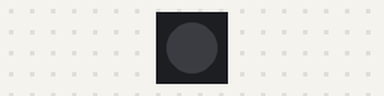
Bench run of a sketch on a simulated Arduino Uno, built with avr-gcc and run on an emulated ATmega328P. Parts: 1 RGB LEDs in strip order, left to right. Dim RGB values are drawn brighter than linear; what the sketch prints to the serial monitor is not drawn.

Above: at 0.37 s.
At 1.12 s:
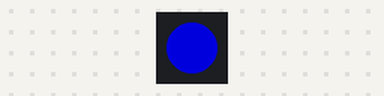
At 2.12 s:
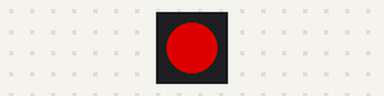
At 3.12 s:
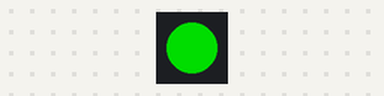
Timing chart, 0 to 3.7 s (numbered marks = the images above):
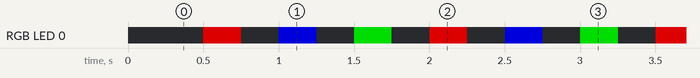

Measured:
- by itself, RGB LED 0: repeats every 1.5 s: off 0.25 s, RGB(0, 0, 150) 0.25 s, off 0.25 s, RGB(0, 150, 0) 0.25 s, off 0.25 s, RGB(150, 0, 0) 0.25 s
- by itself, everything shown: repeats every 1.5 s, in 6 steps

The sketch:

Multiple_RGB_LEDS.ino
```cpp
/*
  Dave Williams, DitroniX 2019-2025 (ditronix.net)

  Example Code, to demonstrate and test the ESPRanger, RGB LED Basic Test - Multiple RGB LEDs Connected

  Further information, details and examples can be found on our website and also GitHub wiki pages:
  * ditronix.net
  * github.com/DitroniX
  * github.com/DitroniX/ESPRanger-LoRa-GNSS-GPS-IMU-RS485-60V
  * github.com/DitroniX/ESPRanger-LoRa-GNSS-GPS-IMU-RS485-60V/wiki
  * hackster.io/DitroniX/espranger-lora-gnss-imu-bt-wifi-rs485-5-60v-stem-board-4a3fa4

  This test code is OPEN SOURCE and formatted for easier viewing.  Although is is not intended for real world use, it may be freely used, or modified as needed.
  It is distributed on an "AS IS" BASIS, WITHOUT WARRANTIES OR CONDITIONS OF ANY KIND, either express or implied.

  For board configuration, see https://github.com/DitroniX/ESPRanger-LoRa-GNSS-GPS-IMU-RS485-60V/wiki/Arduino-IDE

  Further information, details and examples maybe found on github.com/DitroniX
*/

// Libraries
#include <Adafruit_NeoPixel.h>

// **************** USER VARIABLES / DEFINES / STATIC / STRUCTURES / CONSTANTS ****************

// Hardware Serial 0 GPIO Pins
#define RXD0 17
#define TXD0 16

// RGB
#define PIN_WS2812B 8  // The ESP32-C6 pin GPIO8 connected to WS2812B
#define NUM_PIXELS 1   // The number of LEDs (pixels) on WS2812B LED strip

Adafruit_NeoPixel ws2812b(NUM_PIXELS, PIN_WS2812B, NEO_GRB + NEO_KHZ800);

// **************** FUNCTIONS AND ROUTINES ****************

// **************** SETUP ****************
void setup() {
  // Stabalise
  delay(250);

  // Initialise UART
  Serial.begin(115200, SERIAL_8N1, RXD0, TXD0);  // U0
  while (!Serial)
    ;
  Serial.println("");

  ws2812b.begin();  // Initialize WS2812B
  ws2812b.clear();  // Set all pixel colors OFF

  Serial.println("ESPRanger - Example Code");
}

// **************** LOOP ****************
void loop() {

  // Turn off all pixels for two seconds
  ws2812b.clear();
  ws2812b.show();  // update to the WS2812B Led Strip
  delay(250);

    // turn on all pixels to RED at the same time for two seconds
  for (int pixel = 0; pixel < NUM_PIXELS; pixel++) {         // for each pixel
    ws2812b.setPixelColor(pixel, ws2812b.Color(150, 0, 0));  // it only takes effect if pixels.show() is called
  }
  ws2812b.show();  // update to the WS2812B Led Strip
  delay(250);

    // Turn off all pixels for two seconds
  ws2812b.clear();
  ws2812b.show();  // update to the WS2812B Led Strip
  delay(250);

  // turn on all pixels to BLUE at the same time for two seconds
  for (int pixel = 0; pixel < NUM_PIXELS; pixel++) {         // for each pixel
    ws2812b.setPixelColor(pixel, ws2812b.Color(0, 0, 150));  // it only takes effect if pixels.show() is called
  }
  ws2812b.show();  // update to the WS2812B Led Strip
  delay(250);

    // Turn off all pixels for two seconds
  ws2812b.clear();
  ws2812b.show();  // update to the WS2812B Led Strip
  delay(250);

  // turn pixels to GREEN one-by-one with delay between each pixel
  for (int pixel = 0; pixel < NUM_PIXELS; pixel++) {         // for each pixel
    ws2812b.setPixelColor(pixel, ws2812b.Color(0, 150, 0));  // it only takes effect if pixels.show() is called
  }
  ws2812b.show();  // update to the WS2812B Led Strip
  delay(250);      // 500ms pause between each pixel
}
```
